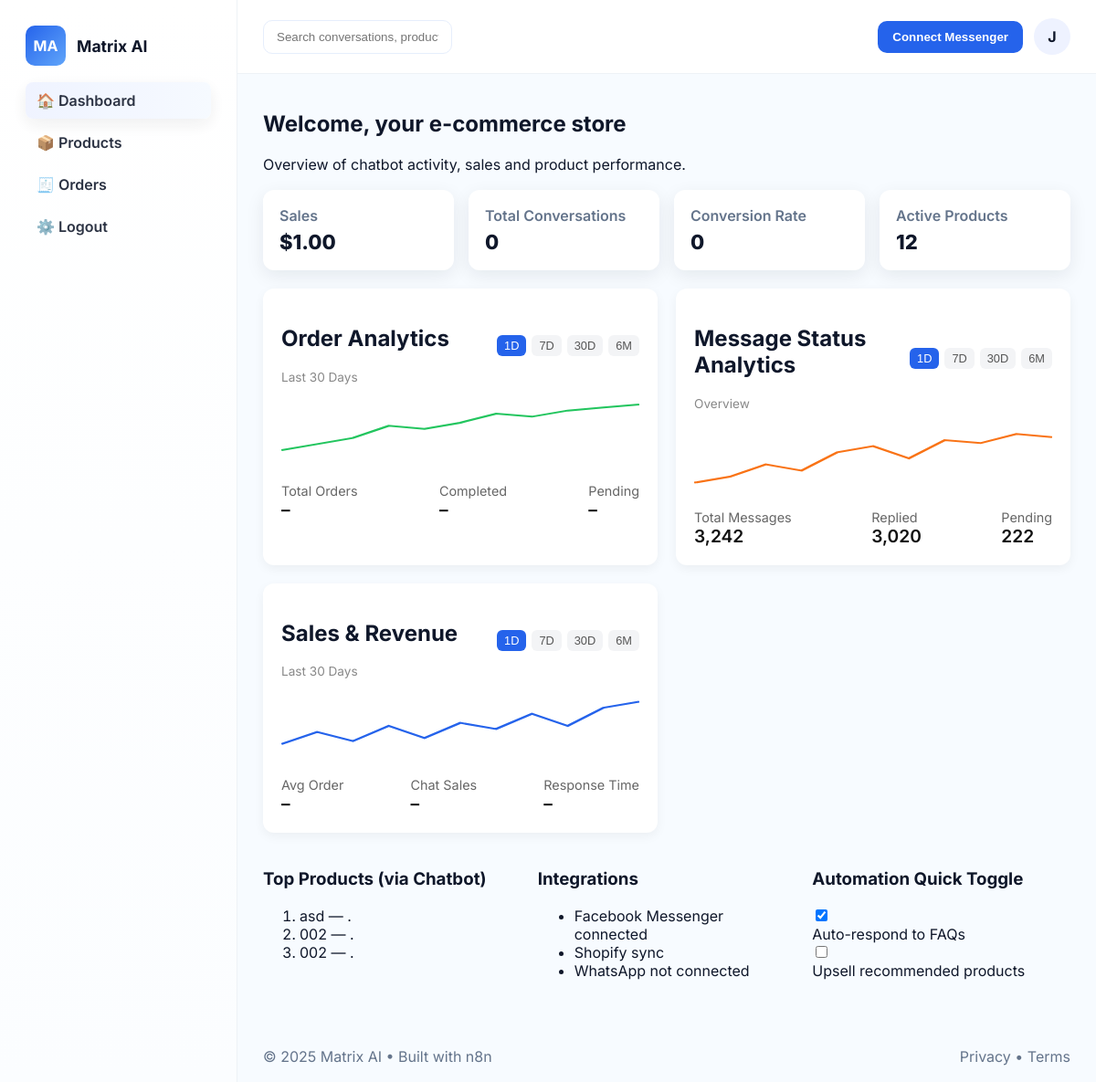
The page /db (signed in) on the database its author committed.
### back/models.py (models this page shows, shortened)
class Product(models.Model):
    user = models.ForeignKey(User, on_delete=models.CASCADE, related_name="products")
    name = models.CharField(max_length=255)
    image = models.ImageField(upload_to="user_directory_path", default="product.jpg")
    description = models.TextField(blank=True, null=True)
    price = models.DecimalField(max_digits=10, decimal_places=2)
    discounted_price = models.DecimalField(max_digits=10, decimal_places=2, blank=True, null=True)
    stock_quantity = models.IntegerField(default=0)
    status = models.BooleanField(default=True)
    last_synced = models.DateTimeField(auto_now=True)
    upsell_enabled = models.BooleanField(default=False)
    pid = ShortUUIDField(
        length=6,
        max_length=10,
        prefix="sku_",
        alphabet="abcdefg1234"
    )
    class Meta:
        verbose_name_plural = "Products"

### back/views.py (the view)
# urls.py: path("", views.dashboard, name="dashboard"),
@login_required
def dashboard(request):
    user = request.user
    total_sales = (
        Sale.objects.filter(user=user, status="completed")
        .aggregate(total=Sum("amount"))["total"]
        or 0
    )
    completed_sales = Sale.objects.filter(user=user, status="completed").count()
    total_conversations = Conversation.objects.filter(user=user).count()
    active_products = Product.objects.filter(user=user, stock_quantity__gt=0).count()
    orders_count = Sale.objects.filter(user=user).count()
    active_productss = Product.objects.filter(user=user, stock_quantity__gt=0)
    top_products = active_productss.order_by('-stock_quantity')[:3]
    conversion_rate = (
        round((completed_sales / total_conversations) * 100, 2)
        if total_conversations > 0
        else 0
    )
    context = {
        "total_sales": total_sales,
        "total_conversations": total_conversations,
        "conversion_rate": conversion_rate,
        "active_products": active_products,
        "top_products": top_products,
        "orders_count": orders_count,
    }
    return render(request, "back/dashboard.html", context)

### back/templates/back/dashboard.html (shortened to what this page needs)
{% extends 'back/base.html' %}
{% block content %}
<div class="page-header">
  <h1>Welcome, your e-commerce store</h1>
  <p class="sub">Overview of chatbot activity, sales and product performance.</p>
</div>
<div class="cards">
  <div class="card"><div class="card-title">Sales</div><div class="card-value">${{ total_sales|floatformat:2 }}</div></div>
  <div class="card"><div class="card-title">Total Conversations</div><div class="card-value">{{ total_conversations }}</div></div>
  <div class="card"><div class="card-title">Conversion Rate</div><div class="card-value">{{ conversion_rate }}</div></div>
  <div class="card"><div class="card-title">Active Products</div><div class="card-value">{{ active_products }}</div></div>
</div>
<div class="layout-3cols" style="display:grid;grid-template-columns:repeat(auto-fit,minmax(300px,1fr));gap:20px;margin-top:20px">
  <div class="panel analytics-panel">
    <div class="panel-header">
      <div>
        <h2>Order Analytics</h2>
        <div class="panel-sub" id="analytics-range-label">Last 30 Days</div>
      </div>
      <div class="time-range">
        <button class="time-btn active" data-range="1D">1D</button>
        <button class="time-btn" data-range="7D">7D</button>
        <button class="time-btn" data-range="30D">30D</button>
        <button class="time-btn" data-range="6M">6M</button>
      </div>
    </div>
    <div class="chart-wrap">
      <svg viewBox="0 0 300 120" class="sparkline" preserveAspectRatio="none" id="analytics-chart">
        <polyline fill="none" stroke="#22c55e" stroke-width="3" id="order-chart-line"
          points="0,90 30,80 60,70 90,50 120,55 150,45 180,30 210,35 240,25 270,20 300,15"/>
      </svg>
    </div>
    <div class="sales-stats">
      <div><div class="s-label">Total Orders</div><div class="s-value" id="total-orders">{{ total_orders }}</div></div>
      <div><div class="s-label">Completed</div><div class="s-value" id="completed-orders">{{ completed }}</div></div>
      <div><div class="s-label">Pending</div><div class="s-value" id="pending-orders">{{ pending }}</div></div>
    </div>
  </div>
  <div class="panel analytics-panel">
    <div class="panel-header">
      <div><h2>Message Status Analytics</h2><div class="panel-sub" id="msg-range-label">Overview</div></div>
      <div class="time-range">
        <button class="time-btn active">1D</button><button class="time-btn">7D</button>
        <button class="time-btn">30D</button><button class="time-btn">6M</button>
      </div>
    </div>
    <div class="chart-wrap">
      <svg viewBox="0 0 300 120" class="sparkline" preserveAspectRatio="none">
        <polyline fill="none" stroke="#f97316" stroke-width="3" id="msg-chart-line"
          points="0,100 30,90 60,70 90,80 120,50 150,40 180,60 210,30 240,35 270,20 300,25"/>
      </svg>
    </div>
    <div class="sales-stats">
      <div><div class="s-label">Total Messages</div><div class="s-value">3,242</div></div>
      <div><div class="s-label">Replied</div><div class="s-value">3,020</div></div>
      <div><div class="s-label">Pending</div><div class="s-value">222</div></div>
    </div>
  </div>
  <div class="panel analytics-panel">
    <div class="panel-header">
      <div><h2>Sales & Revenue</h2><div class="panel-sub" id="sales-range-label">Last 30 Days</div></div>
      <div class="time-range">
        <button class="time-btn active">1D</button><button class="time-btn">7D</button>
        <button class="time-btn">30D</button><button class="time-btn">6M</button>
      </div>
    </div>
    <div class="chart-wrap">
      <svg viewBox="0 0 300 120" class="sparkline" preserveAspectRatio="none">
        <polyline fill="none" stroke="#2563eb" stroke-width="3" id="sales-chart-line"
          points="0,90 30,70 60,85 90,60 120,80 150,55 180,65 210,40 240,60 270,30 300,20"/>
      </svg>
    </div>
    <div class="sales-stats">
      <div><div class="s-label">Avg Order</div><div class="s-value" id="avg-orders">${{total_sales}}</div></div>
      <div><div class="s-label">Chat Sales</div><div class="s-value" id="chat-sales">{{orders_count}}</div></div>
      <div><div class="s-label">Response Time</div><div class="s-value" id="response-time">1 Min</div></div>
    </div>
  </div>
</div>
<div class="layout-3cols" style="display:grid;grid-template-columns:repeat(auto-fit,minmax(250px,1fr));gap:18px;margin-top:20px">
  <div class="small-panel">
    <h3>Top Products (via Chatbot)</h3>
    <ol class="product-list">
  {% for product in top_products %}
    <li>
      {{ product.name }}
      <span class="muted">— {{ product.sold }} .</span>
    </li>
  {% empty %}
    <li>No active products yet.</li>
  {% endfor %}
</ol>
  </div>
  <div class="small-panel">
    <h3>Integrations</h3>
    <ul class="integrations-list">
      <li>Facebook Messenger <span class="dot connected">connected</span></li>
      <li>Shopify <span class="dot sync">sync</span></li>
      <li>WhatsApp <span class="dot off">not connected</span></li>
    </ul>
  </div>
  <div class="small-panel">
    <h3>Automation Quick Toggle</h3>
    <div class="toggle-row">
      <label class="switch"><input type="checkbox" checked></label>
      <div class="toggle-label">Auto-respond to FAQs</div>
    </div>
    <div class="toggle-row">
      <label class="switch"><input type="checkbox"></label>
      <div class="toggle-label">Upsell recommended products</div>
    </div>
  </div>
</div>
{% endblock %}

### back/templates/back/base.html (shortened to what this page needs)
{% load static %}
<!doctype html>
<html lang="en">
<head>
</head>
<body>
  <div class="app">
  <aside class="sidebar" id="sidebar">
    <div class="brand">
      <div class="logo">MA</div>
      <div class="brand-text">Matrix AI</div>
    </div>
    <nav class="nav">
      <a class="nav-item {% if request.resolver_match.url_name == 'dashboard' %}active{% endif %}" href="{% url 'back:dashboard' %}">🏠 Dashboard</a>
      <a class="nav-item" href="{% url 'back:products' %}">📦 Products</a>
      <a class="nav-item" href="{% url 'back:orders' %}">🧾 Orders</a>
      <a class="nav-item" href="{% url 'front:logout' %}">⚙️ Logout</a>
    </nav>
  </aside>
  <main class="main">
    <header class="topbar">
        <div class="left-section">
          <div class="search-wrap">
            <input class="search" placeholder="Search conversations, products..." />
          </div>
        </div>
        <div class="top-actions">
          <button id="connectBtn" class="btn-primary">Connect Messenger</button>
          <div class="avatar" id="avatarMenu">{{ user.username|first|upper }}</div>
        </div>
      </header>
    <section class="content">
      {% block content %}{% endblock %}
    </section>
    <footer class="footer">
      <div>© 2025 Matrix AI • Built with n8n</div>
      <div class="footer-links">Privacy • Terms</div>
    </footer>
  </main>
</div>
</body>
</html>

### back/templates/back/base.html (style rules this page uses)
:root { --bg: #f7fbff; --panel: #ffffff; --muted: #64748b; --accent: #2563eb; --soft: #f1f5f9; --radius: 12px; --shadow: 0 6px 20px rgba(16, 24, 40, 0.08); font-family: 'Inter', system-ui, -apple-system, 'Segoe UI', Roboto, 'Helvetica Neue', Arial; }
* { box-sizing: border-box; }
html, body { height: 100%; margin: 0; background: var(--bg); color: #0f172a; -webkit-font-smoothing: antialiased; }
.app { display: flex; min-height: 100vh; }
.sidebar { width: 260px; background: linear-gradient(180deg, #fff, #fbfdff); padding: 28px; border-right: 1px solid #eef2f6; position: fixed; top: 0; left: 0; bottom: 0; transition: transform 0.3s ease; z-index: 1001; }
.brand { display: flex; align-items: center; gap: 12px; margin-bottom: 18px; }
.logo { width: 44px; height: 44px; border-radius: 10px; background: linear-gradient(135deg, var(--accent), #60a5fa); color: #fff; display: flex; align-items: center; justify-content: center; font-weight: 700; }
.brand-text { font-weight: 700; font-size: 1.1rem; }
.nav { display: flex; flex-direction: column; gap: 6px; margin-top: 18px; }
.nav-item { padding: 10px 12px; border-radius: 8px; color: #0f172a; text-decoration: none; font-weight: 600; opacity: 0.88; transition: background 0.2s ease; }
.nav-item.active { background: linear-gradient(90deg, #eef2ff, #f5faff); box-shadow: var(--shadow); }
.main { flex: 1; display: flex; flex-direction: column; margin-left: 260px; transition: margin-left 0.3s ease; }
.topbar { display: flex; justify-content: space-between; align-items: center; padding: 20px 28px; background: #fff; border-bottom: 1px solid #eef2f6; }
.search-wrap { flex: 1; max-width: 640px; }
.search { width: 100%; padding: 10px 14px; border-radius: 10px; border: 1px solid #e6eefc; }
.top-actions { display: flex; align-items: center; gap: 12px; }
.btn-primary { background: var(--accent); color: #fff; border: none; padding: 10px 16px; border-radius: 10px; font-weight: 700; cursor: pointer; transition: background 0.2s ease; }
.avatar { width: 40px; height: 40px; border-radius: 50%; background: #eef2ff; display: flex; align-items: center; justify-content: center; font-weight: 700; cursor: pointer; }
.content { padding: 20px 28px 40px; }
.footer { padding: 18px 28px; color: var(--muted); display: flex; justify-content: space-between; }

### back/templates/back/dashboard.html (style rules this page uses)
.panel.analytics-panel { background:#fff; border-radius:12px; box-shadow:0 4px 12px rgba(0,0,0,0.05); padding:20px; transition:transform 0.2s ease; }
.panel-header { display:flex;justify-content:space-between;align-items:center }
.panel-sub { color:#888;font-size:0.85rem }
.chart-wrap { margin:12px 0 }
.sparkline { width:100%;height:80px }
.sales-stats { display:flex;justify-content:space-between;flex-wrap:wrap;gap:12px }
.s-label { font-size:0.9rem;color:#666 }
.s-value { font-size:1.2rem;font-weight:600;color:#111 }
.time-range { display:flex;gap:6px }
.time-btn { border:none;background:#f3f4f6;color:#555;font-size:0.8rem;font-weight:500; padding:4px 8px;border-radius:6px;cursor:pointer;transition:all 0.2s ease; }
.time-btn.active { background:#2563eb;color:#fff }
.cards { display:grid;grid-template-columns:repeat(auto-fit,minmax(200px,1fr));gap:16px;margin-top:18px }
.card { background:#fff;padding:18px;border-radius:12px;box-shadow:var(--shadow) }
.card-title { color:var(--muted);font-weight:600 }
.card-value { font-size:22px;font-weight:800;margin-top:6px }

### rows shown on the page
Product: name "asd"
Product: name "002"
Product: name "002"

### other values the page prints
{{ user.username|first|upper }} "J"
{{ total_sales|floatformat:2 }} "1.00"
{{ total_conversations }} "0"
{{ conversion_rate }} "0"
{{ active_products }} "12"
